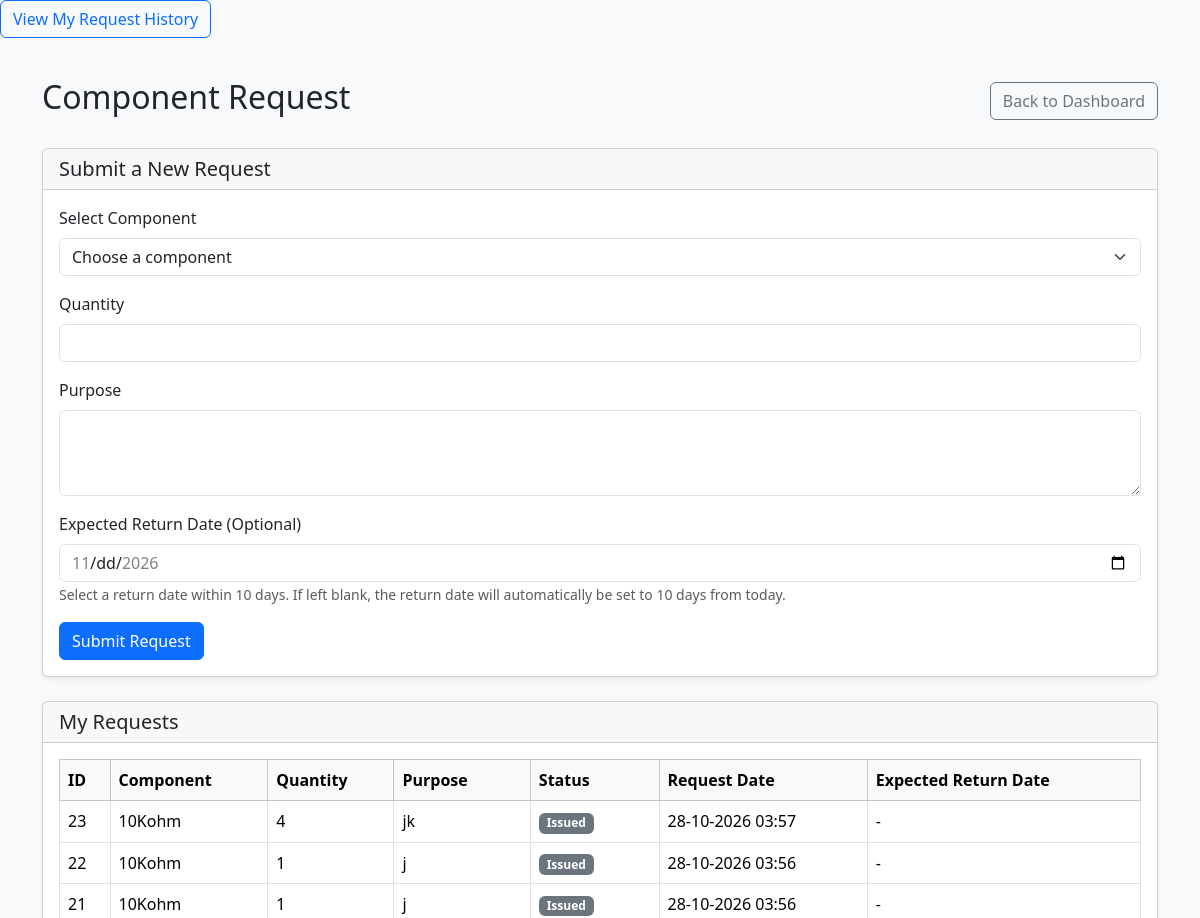
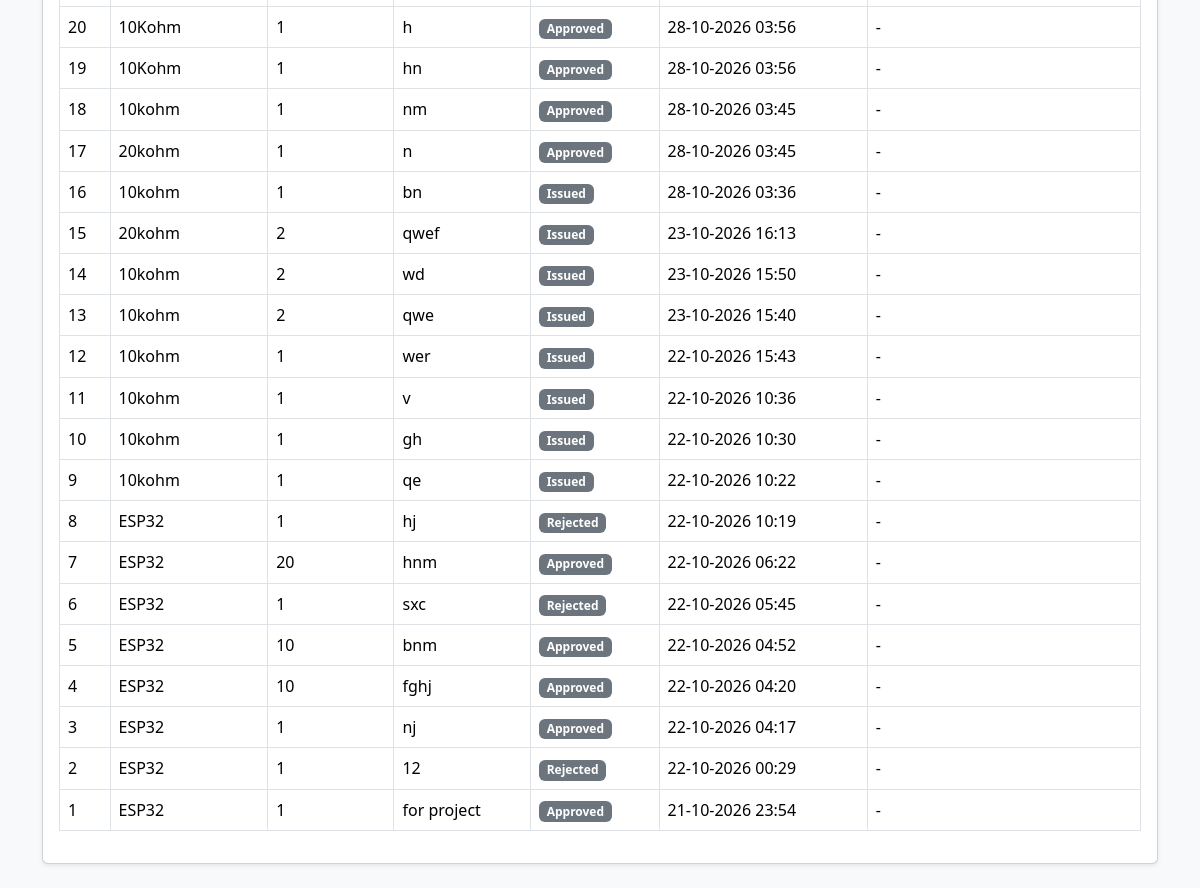
Screenshot of /component-request (signed in) with the database file from the repository (2 pictures, top to bottom).
### app.py (models this page shows)
class ComponentRequest(db.Model):
    id = db.Column(db.Integer, primary_key=True)
    student_id = db.Column(
        db.Integer,
        db.ForeignKey("user.id"),
        nullable=False
    )
    component_id = db.Column(
        db.Integer,
        db.ForeignKey("component.id"),
        nullable=False
    )
    quantity = db.Column(db.Integer, nullable=False)
    approved_quantity = db.Column(
        db.Integer, nullable=False, default=0
    )
    issued_quantity = db.Column(
        db.Integer, nullable=False, default=0
    )
    purpose = db.Column(db.String(300), nullable=False)
    status = db.Column(
        db.String(20),
        nullable=False,
        default="Pending"
    )
    request_date = db.Column(
        db.DateTime,
        nullable=False,
        default=db.func.now()
    )
    request_date = db.Column(
        db.DateTime,
        nullable=False,
        default=db.func.now()
    )
    return_date = db.Column(
        db.Date,
        nullable=True
    )
    issue_window_started_at = db.Column(
        db.DateTime,
        nullable=True,
        default=None
    )
    issue_window_started_at = db.Column(
        db.DateTime,
        nullable=True,
        default=None
    )
    issue_window_expires_at = db.Column(
        db.DateTime,
        nullable=True,
        default=None
    )

class Component(db.Model):
    id = db.Column(db.Integer, primary_key=True)
    name = db.Column(db.String(100), nullable=False)
    part_number = db.Column(db.String(50), unique=True, nullable=False)
    category = db.Column(db.String(50), nullable=False)
    quantity = db.Column(db.Integer, nullable=False, default=0)
    damaged_quantity = db.Column(db.Integer, nullable=False, default=0)
    inspection_quantity = db.Column(db.Integer, nullable=False, default=0)
    location = db.Column(db.String(100), nullable=False)
    description = db.Column(db.String(300), default="")

### app.py (the view, shortened to what this page needs)
@app.route("/component-request", methods=["GET", "POST"])
def component_request():
    if "user_id" not in session:
        return redirect(url_for("login"))
    if session.get("role") != "Student":
        return "Access denied: Students only.", 403
    today = datetime.now().date()
    max_return_date = today + timedelta(days=10)
    components = Component.query.filter(
        Component.quantity > 0
    ).order_by(Component.name).all()
    component_requests = ComponentRequest.query.filter_by(
        student_id=session["user_id"]
    ).order_by(ComponentRequest.request_date.desc()).all()
    return render_template(
        "component_request.html",
        components=components,
        component_requests=component_requests,
        today=today.isoformat(),
        max_return_date=max_return_date.isoformat()
    )

### app.py (called while the page is built)
@app.before_request
def enforce_account_status():
    if "user_id" not in session or request.endpoint in ("login", "signup", "logout", "static"):
        return None
    user = db.session.get(User, session.get("user_id"))
    if user is None or not user.is_active or user.approval_status != "Approved":
        session.clear()
        flash("Your account is not active. Please contact the administrator.", "warning")
        return redirect(url_for("login"))
    return None

### templates/component_request.html (shortened to what this page needs)
<!DOCTYPE html>
<html lang="en">
<head>
    <link
        href="https://cdn.jsdelivr.net/npm/bootstrap@5.3.3/dist/css/bootstrap.min.css"
        rel="stylesheet">
</head>
<a href="{{ url_for('student_request_history') }}"
   class="btn btn-outline-primary mb-3">
    View My Request History
</a>
<body class="bg-light">
<div class="container py-4">
    <div class="d-flex justify-content-between align-items-center mb-4">
        <h2>Component Request</h2>
        <a href="{{ url_for('dashboard') }}"
           class="btn btn-outline-secondary">
            Back to Dashboard
        </a>
    </div>
    <div class="card shadow-sm mb-4">
        <div class="card-header">
            <h5 class="mb-0">Submit a New Request</h5>
        </div>
        <div class="card-body">
            {% if components %}
                <form method="POST"
                      action="{{ url_for('component_request') }}">
                    <div class="mb-3">
                        <label for="component_id"
                               class="form-label">Select Component</label>
                        <select id="component_id" name="component_id"
                                class="form-select" required>
                            <option value="">Choose a component</option>
                        </select>
                    </div>
                    <div class="mb-3">
                        <label for="quantity"
                               class="form-label">Quantity</label>
                        <input type="number" id="quantity" name="quantity"
                               class="form-control" min="1" required>
                    </div>
                    <div class="mb-3">
                        <label for="purpose"
                               class="form-label">Purpose</label>
                        <textarea id="purpose" name="purpose"
                                  class="form-control" rows="3"
                                  maxlength="300" required></textarea>
                    </div>
                    <div class="mb-3">
                        <label for="return_date" class="form-label">
                            Expected Return Date (Optional)
                        </label>
                        <input type="date"
                               id="return_date"
                               name="return_date"
                               class="form-control"
                               min="{{ today }}"
                               max="{{ max_return_date }}">
                        <small class="text-muted">
                            Select a return date within 10 days. If left blank,
                            the return date will automatically be set to 10 days from today.
                        </small>
                    </div>
                    <button type="submit" class="btn btn-primary">
                        Submit Request
                    </button>
                </form>
            {% else %}
                <p class="mb-0">
                    No components are currently available in inventory.
                </p>
            {% endif %}
        </div>
    </div>
    <div class="card shadow-sm">
        <div class="card-header">
            <h5 class="mb-0">My Requests</h5>
        </div>
        <div class="card-body">
            {% if component_requests %}
                <div class="table-responsive">
                    <table class="table table-bordered table-hover">
                        <thead class="table-light">
                            <tr>
                                <th>ID</th>
                                <th>Component</th>
                                <th>Quantity</th>
                                <th>Purpose</th>
                                <th>Status</th>
                                <th>Request Date</th>
                                <th>Expected Return Date</th>
                            </tr>
                        </thead>
                        <tbody>
                            {% for item in component_requests %}
                                <tr>
                                    <td>{{ item.id }}</td>
                                    <td>
                                        {% set component =
                                            namespace(value=none) %}
                                        {% for c in components %}
                                            {% if c.id == item.component_id %}
                                                {% set component.value = c %}
                                            {% endif %}
                                        {% endfor %}
                                        {% if component.value %}
                                            {{ component.value.name }}
                                        {% else %}
                                            Component #{{ item.component_id }}
                                        {% endif %}
                                    </td>
                                    <td>{{ item.quantity }}</td>
                                    <td>{{ item.purpose }}</td>
                                    <td>
                                        <span class="badge text-bg-secondary">
                                            {{ item.status }}
                                        </span>
                                    </td>
                                    <td>
                                        {{ item.request_date.strftime(
                                            '%d-%m-%Y %H:%M'
                                        ) if item.request_date else '-' }}
                                    </td>
                                    <td>
                                        {{ item.return_date.strftime('%d-%m-%Y')
                                           if item.return_date else '-' }}
                                    </td>
                                </tr>
                            {% endfor %}
                        </tbody>
                    </table>
                </div>
            {% else %}
                <p class="mb-0">You have not submitted any requests yet.</p>
            {% endif %}
        </div>
    </div>
</div>
</body>
</html>

### rows the page displays
ComponentRequest: id "23", quantity "4", purpose "jk", status "Issued", request_date "28-10-2026 03:57", return_date "-"
Component: value.name "10Kohm"
ComponentRequest: id "22", quantity "1", purpose "j", status "Issued", request_date "28-10-2026 03:56", return_date "-"
ComponentRequest: id "21", quantity "1", purpose "j", status "Issued", request_date "28-10-2026 03:56", return_date "-"
ComponentRequest: id "20", quantity "1", purpose "h", status "Approved", request_date "28-10-2026 03:56", return_date "-"
ComponentRequest: id "19", quantity "1", purpose "hn", status "Approved", request_date "28-10-2026 03:56", return_date "-"
ComponentRequest: id "18", quantity "1", purpose "nm", status "Approved", request_date "28-10-2026 03:45", return_date "-"
Component: value.name "10kohm"
ComponentRequest: id "17", quantity "1", purpose "n", status "Approved", request_date "28-10-2026 03:45", return_date "-"
Component: value.name "20kohm"
ComponentRequest: id "16", quantity "1", purpose "bn", status "Issued", request_date "28-10-2026 03:36", return_date "-"
ComponentRequest: id "15", quantity "2", purpose "qwef", status "Issued", request_date "23-10-2026 16:13", return_date "-"
ComponentRequest: id "14", quantity "2", purpose "wd", status "Issued", request_date "23-10-2026 15:50", return_date "-"
ComponentRequest: id "13", quantity "2", purpose "qwe", status "Issued", request_date "23-10-2026 15:40", return_date "-"
ComponentRequest: id "12", quantity "1", purpose "wer", status "Issued", request_date "22-10-2026 15:43", return_date "-"
ComponentRequest: id "11", quantity "1", purpose "v", status "Issued", request_date "22-10-2026 10:36", return_date "-"
ComponentRequest: id "10", quantity "1", purpose "gh", status "Issued", request_date "22-10-2026 10:30", return_date "-"
ComponentRequest: id "9", quantity "1", purpose "qe", status "Issued", request_date "22-10-2026 10:22", return_date "-"
ComponentRequest: id "8", quantity "1", purpose "hj", status "Rejected", request_date "22-10-2026 10:19", return_date "-"
Component: value.name "ESP32"
ComponentRequest: id "7", quantity "20", purpose "hnm", status "Approved", request_date "22-10-2026 06:22", return_date "-"
Component: value.name "ESP32"
ComponentRequest: id "6", quantity "1", purpose "sxc", status "Rejected", request_date "22-10-2026 05:45", return_date "-"
ComponentRequest: id "5", quantity "10", purpose "bnm", status "Approved", request_date "22-10-2026 04:52", return_date "-"
Component: value.name "ESP32"
ComponentRequest: id "4", quantity "10", purpose "fghj", status "Approved", request_date "22-10-2026 04:20", return_date "-"
ComponentRequest: id "3", quantity "1", purpose "nj", status "Approved", request_date "22-10-2026 04:17", return_date "-"
ComponentRequest: id "2", quantity "1", purpose "12", status "Rejected", request_date "22-10-2026 00:29", return_date "-"
ComponentRequest: id "1", quantity "1", purpose "for project", status "Approved", request_date "21-10-2026 23:54", return_date "-"
